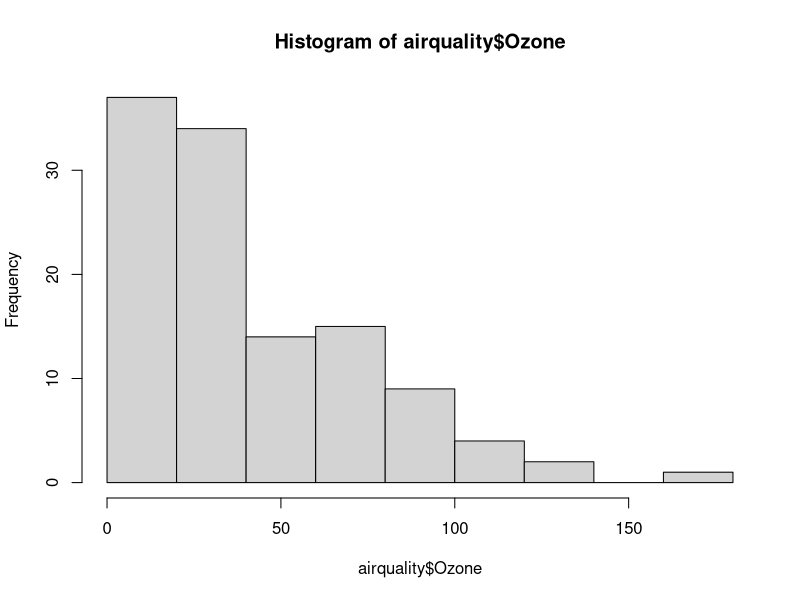
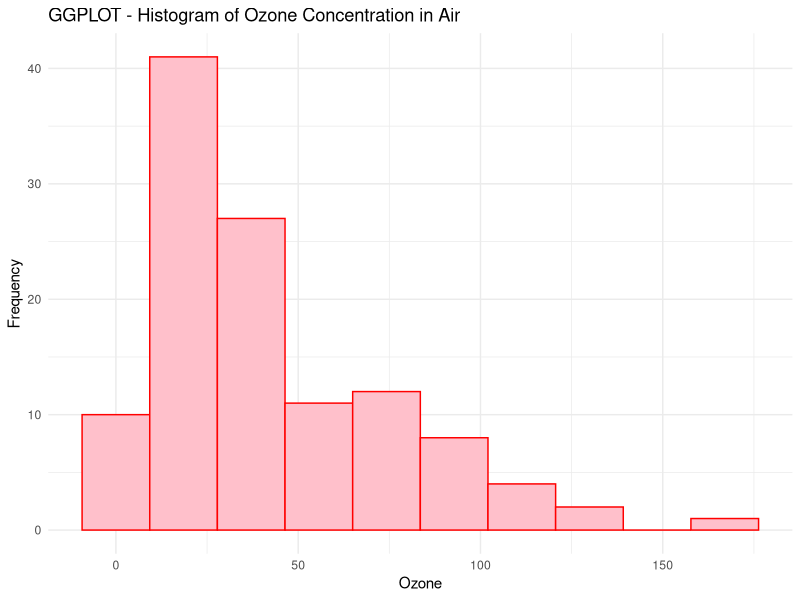

These figures' R source, in order:
?airquality
class(airquality)
hist(airquality$Ozone)
View(airquality)

air_q <- as.data.frame(airquality)
class(air_q)
View(air_q)

library(ggplot2)

ggplot(
  air_q,
  aes(x = Ozone)
)+
  geom_histogram(
    bins = 10,
    fill = "pink",
    col = "red"
  )+
  labs(
    title = "GGPLOT - Histogram of Ozone Concentration in Air",
    y = "Frequency",
    x = "Ozone"
  )+
  theme_minimal()
